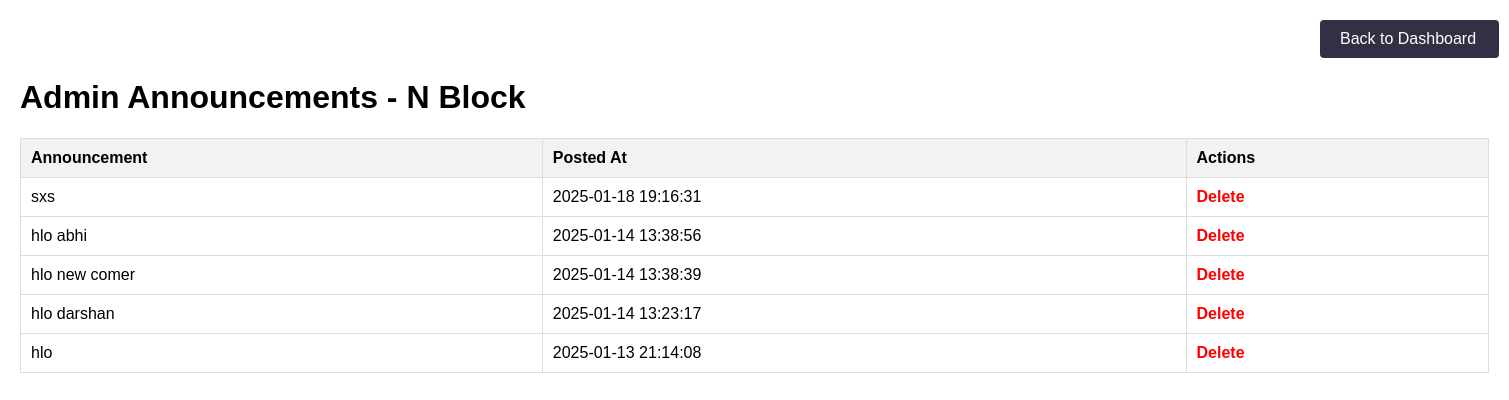
Page /admins/viewancn.php on the committed database.
### tables this page shows
CREATE TABLE `n_announcements` (
  `id` int(11) NOT NULL,
  `announcement` text NOT NULL,
  `recipient` varchar(255) NOT NULL DEFAULT 'all',
  `posted_at` timestamp NOT NULL DEFAULT current_timestamp()
);

### admins/viewancn.php (the view, shortened to what this page needs)
<?php
require('../connection/db.php');
$sql = "SELECT * FROM n_announcements ORDER BY posted_at DESC";
$result = mysqli_query($conn, $sql);
$announcements = [];
if (mysqli_num_rows($result) > 0) {
    while ($row = mysqli_fetch_assoc($result)) {
        $announcements[] = $row;
    }
}
?>
<!DOCTYPE html>
<html lang="en">
<head>
</head>
<div class="navbar">
        <a href="../admins_dashboard/n.php" class="btn">Back to Dashboard</a>
    </div>
<body>
<h1>Admin Announcements - N Block</h1>
<?php if (count($announcements) > 0): ?>
    <table>
        <thead>
            <tr>
                <th>Announcement</th>
                <th>Posted At</th>
                <th>Actions</th>
            </tr>
        </thead>
        <tbody>
            <?php foreach ($announcements as $announcement): ?>
                <tr>
                    <td><?= nl2br(htmlspecialchars($announcement['announcement'])); ?></td>
                    <td><?= htmlspecialchars($announcement['posted_at']); ?></td>
                    <td>
                        <a href="?delete_id=<?= $announcement['id']; ?>" class="delete-btn" onclick="return confirm('Are you sure you want to delete this announcement?');">Delete</a>
                    </td>
                </tr>
            <?php endforeach; ?>
        </tbody>
    </table>
<?php else: ?>
    <p>No announcements found for N Block.</p>
<?php endif; ?>
</body>
</html>

### admins/viewancn.php (style rules this page uses)
body { font-family: Arial, sans-serif; margin: 20px; }
table { width: 100%; border-collapse: collapse; }
th, td { padding: 10px; text-align: left; border: 1px solid #ddd; }
th { background-color: #f2f2f2; }
a { text-decoration: none; color: #007bff; }
.delete-btn { color: red; font-weight: bold; }
.navbar { background-color: rgb(49, 48, 68); padding: 10px 20px; display: flex; justify-content: space-between; align-items: center; color: white; width:139px; margin-left: 1300px; border-radius: 4px; }
.navbar a { color: white; text-decoration: none; font-size: 16px; }

### rows in the picture
n_announcements: announcement "sxs", posted_at "2025-01-18 19:16:31"
n_announcements: announcement "hlo abhi", posted_at "2025-01-14 13:38:56"
n_announcements: announcement "hlo new comer", posted_at "2025-01-14 13:38:39"
n_announcements: announcement "hlo darshan", posted_at "2025-01-14 13:23:17"
n_announcements: announcement "hlo", posted_at "2025-01-13 21:14:08"
